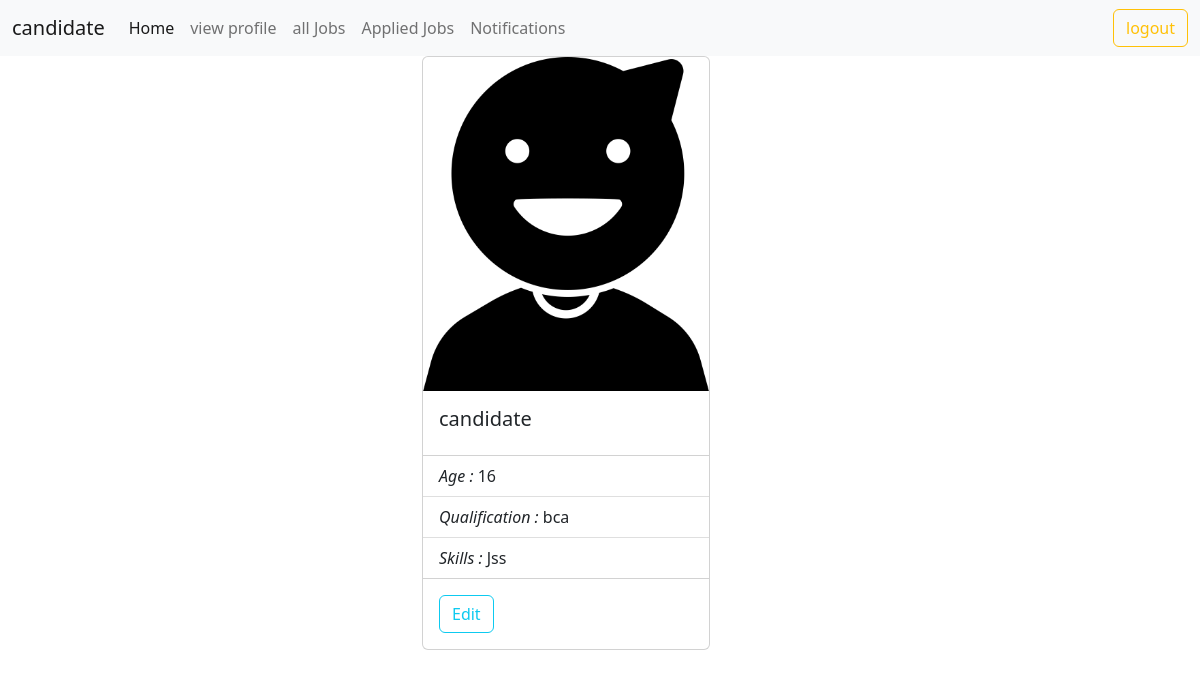
/candidate/profile/detail (signed in), run on the app's committed database.
### users/models.py (models this page shows, shortened)
class User(AbstractUser):
    phone = models.CharField(max_length=12)
    options = (
        ("employer", "employer"),
        ("candidate", "candidate")
    )
    role = models.CharField(max_length=12, choices=options, default="candidate")

### candidate/models.py (models this page shows)
class CandidateProfile(models.Model):
    user = models.OneToOneField(User, on_delete=models.CASCADE, related_name="candidates")
    profile_pic = models.ImageField(upload_to="profile")
    qualification = models.CharField(max_length=120)
    age = models.PositiveIntegerField(default=17)
    skills = models.CharField(max_length=120, null=True)
    cv = models.FileField(upload_to="cvs", null=True)

### candidate/views.py (the view)
# urls.py: path("profile/detail", views.CandidateProfileDetailView.as_view(), name="cand-profdetail"),
@method_decorator(signin_required, name="dispatch")
class CandidateProfileDetailView(TemplateView):
    template_name = "cand-myprofile.html"

### candidate/templates/cand-myprofile.html
{%extends 'base_cand.html'%}
{%block body_block%}
<div class="container">
    <div class="row">
        <div class="col-4"></div>
        <div class="col-4">
            <div class="card" style="width: 18rem;">
                <img src="{{request.user.candidates.profile_pic.url}}" class="card-img-top" alt="...">
                <div class="card-body">
                    <h5 class="card-title">{{request.user}}</h5>
                </div>
                <ul class="list-group list-group-flush">
                    <li class="list-group-item"><i>Age : </i>{{request.user.candidates.age}}</li>
                    <li class="list-group-item"><i>Qualification : </i>{{request.user.candidates.qualification}}</li>
                    <li class="list-group-item"><i>Skills : </i>{{request.user.candidates.skills}}</li>
                </ul>
                <div class="card-body">
                    <a href="{%url 'cand-profupdate' request.user.candidates.id%}" class="card-link btn btn-outline-info">Edit</a>
                </div>
            </div>
        </div>
        <div class="col-4"></div>
    </div>
</div>
{%endblock%}

### candidate/templates/base_cand.html (shortened to what this page needs)
<!DOCTYPE html>
<html lang="en">
<head>
    <link href="https://cdn.jsdelivr.net/npm/bootstrap@5.2.0-beta1/dist/css/bootstrap.min.css" rel="stylesheet"
>
</head>
<body>
<nav class="navbar navbar-expand-lg bg-light">
    <div class="container-fluid">
        <a class="navbar-brand" href="#">{{request.user}}</a>
        <div class="collapse navbar-collapse" id="navbarNavAltMarkup">
            <div class="navbar-nav me-auto mb-2 mb-lg-0">
                <a class="nav-link active" aria-current="page" href="{%url 'cand-home'%}">Home</a>
                {%if request.user.candidates%}
                <a class="nav-link" href="{%url 'cand-profdetail'%}">view profile</a>
                {%else%}
                <a class="nav-link" href="{%url 'cand-addprofile'%}">add profile</a>
                {%endif%}
                <a class="nav-link" href="{%url 'cand-joblist'%}">all Jobs</a>
                <a class="nav-link" href="{%url 'cand-myapplic'%}">Applied Jobs</a>
                <a class="nav-link" href="{%url 'cand-acptjob'%}">Notifications</a>
            </div>
            <div class="navbar-nav mr-auto mb-2 mb-lg-0">
                <a class="btn btn-outline-warning" href="{%url 'signout'%}">logout</a>
            </div>
        </div>
    </div>
</nav>
{%block body_block%}
{%endblock%}
</body>
</html>

### data on the page
User: user "candidate", user.candidates.profile_pic (picture), user.candidates.age "16", user.candidates.qualification "bca", user.candidates.skills "Jss"
